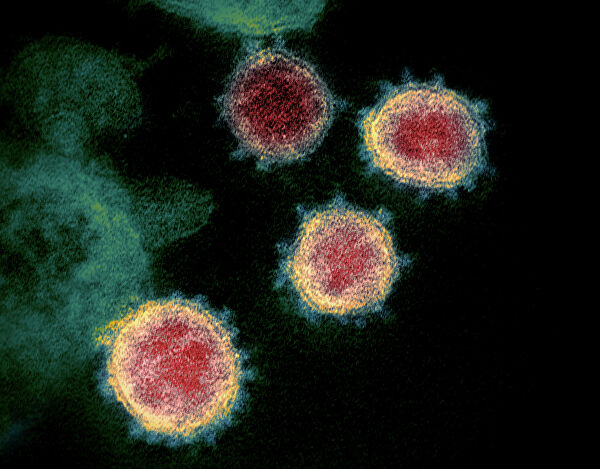
#> input picture image/corona.jpg, 600 x 469 px, found by its file name
$ python main.py
#> lines starting #> are read from the running program, lines starting #| are printed output that depends on the picture; after the words box and inside, x2 and y2 are one past the last pixel; in counts of white or black regions, pixels touching at a corner belong together
# -*- coding: utf-8 -*-
"""
Created on Wed Apr 14 01:10:43 2021

@author: NTN-code
"""

import numpy as np
import cv2
from matplotlib import pyplot as plt
#from skimage.segmentation import clear_border


def main():
    times = []
    cv2.setUseOptimized(True)


    for i in range(0,2):
        t1 = cv2.getTickCount()

        img = cv2.imread('C:\python\(((_OpenCV\image\corona.jpg')
#> img is the input picture: shape (469, 600, 3); mean B, G, R 28.1, 35.8, 31.3

        img = cv2.resize(img,(900,600))
#> img: shape (600, 900, 3)
        cv2.imshow('ORIGIN',img)

        #img = cv2.resize(img,(500,500),0)
        #img = cv2.GaussianBlur(img,(1,1),0)
        #gray = cv2.cvtColor(img,cv2.COLOR_BGR2GRAY)

        # берем матрицу голубово цвета
        gray = img[:,:,2]
        cv2.imshow('CONVERT',gray)


        ret, thresh = cv2.threshold(gray,0,255,cv2.THRESH_BINARY_INV+cv2.THRESH_OTSU)
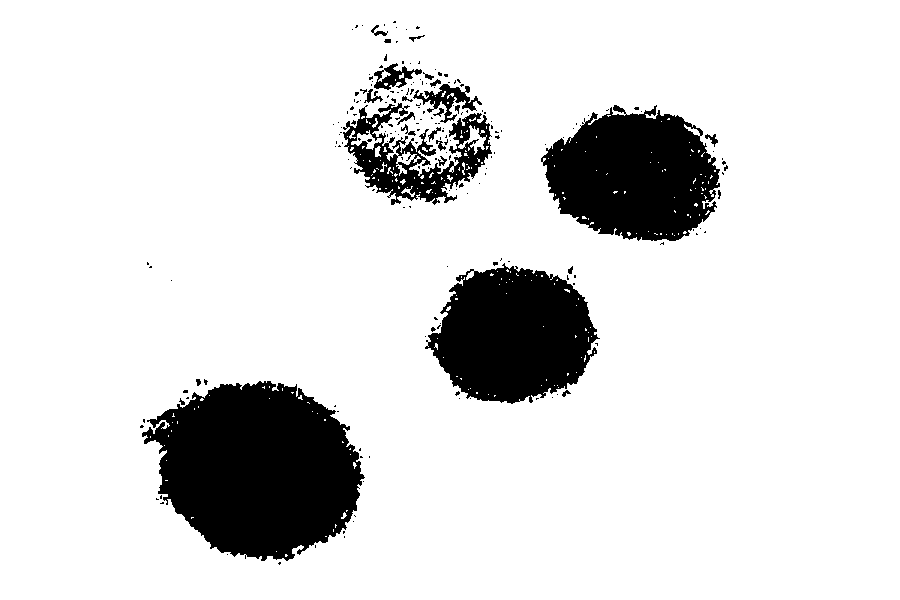
#> thresh: shape (600, 900); 86.8% white; 201 black regions (175 under 20 px), largest, box (x1, y1, x2, y2) and area: (142, 381, 365, 561) 28131, (541, 105, 720, 241) 17276, (425, 263, 600, 404) 17096
#> ret = 90
        cv2.imshow('THRESHOLD',thresh)

        kernel = np.ones((3,3),np.uint8)
        opening = cv2.morphologyEx(thresh,cv2.MORPH_OPEN,kernel, iterations = 1)
#> opening: shape (600, 900); 86.2% white; 105 black regions (91 under 20 px), largest, box (x1, y1, x2, y2) and area: (142, 381, 365, 561) 28620, (541, 105, 721, 241) 17820, (425, 263, 600, 404) 17505
        cv2.imshow('MORPHOLOGY',opening)

        # заливка соприкасающиеся сегменты с границей
        #opening = clear_border(opening)

        sure_bg = cv2.dilate(opening,kernel,iterations=2)
#> sure_bg: shape (600, 900); 88.4% white; 30 black regions (20 under 20 px), largest, box (x1, y1, x2, y2) and area: (145, 383, 362, 558) 26493, (544, 110, 717, 239) 16106, (430, 268, 595, 401) 15861
        cv2.imshow('background',sure_bg)

        dist_transform = cv2.distanceTransform(opening,cv2.DIST_L2,3)
        ret, sure_fg = cv2.threshold(dist_transform,0.09*dist_transform.max(),255,0)
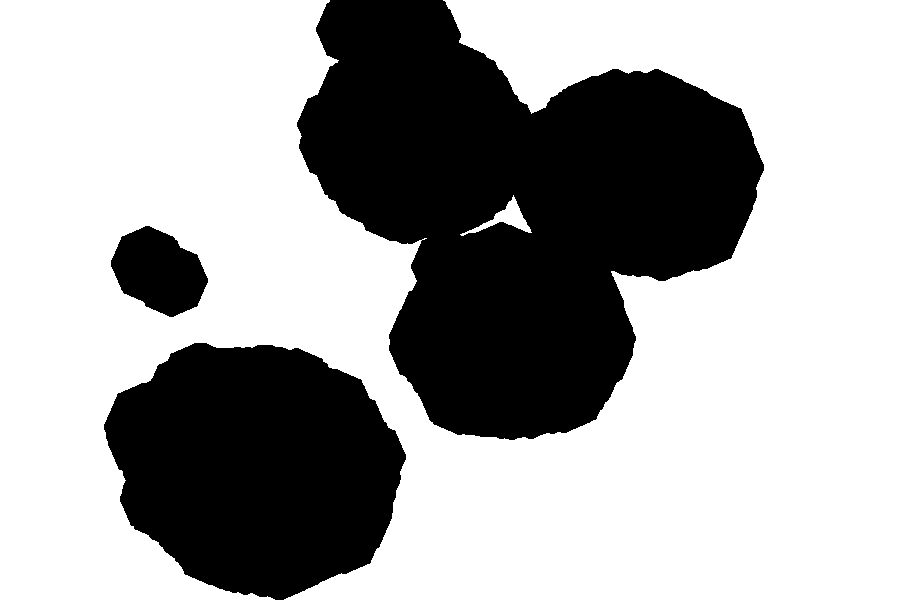
#> sure_fg: shape (600, 900) float32; 65.5% white; 3 black regions, box (x1, y1, x2, y2) and area: (297, 0, 764, 440) 122832, (104, 343, 406, 600) 57720, (111, 226, 208, 317) 5930
#> ret = 35.22
        cv2.imshow('frontground',sure_fg)

        sure_fg = np.uint8(sure_fg)
        unknown = cv2.subtract(sure_bg,sure_fg)
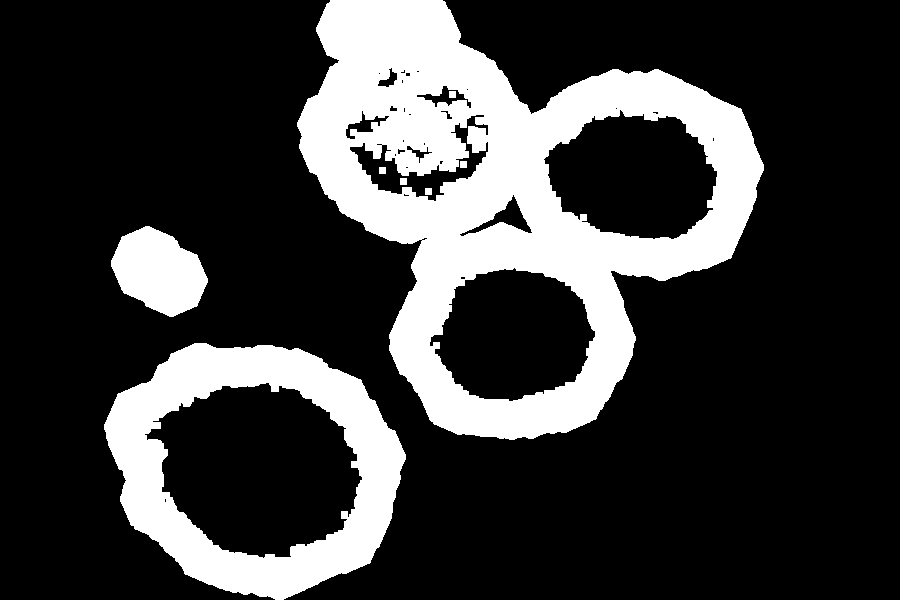
#> unknown: shape (600, 900); 23% white; 8 white regions, largest, box (x1, y1, x2, y2) and area: (297, 0, 764, 440) 86565, (104, 343, 406, 600) 31224, (111, 226, 208, 317) 5930
        cv2.imshow('UNKNOWN_AREA',unknown)

        ret, markers = cv2.connectedComponents(sure_fg)
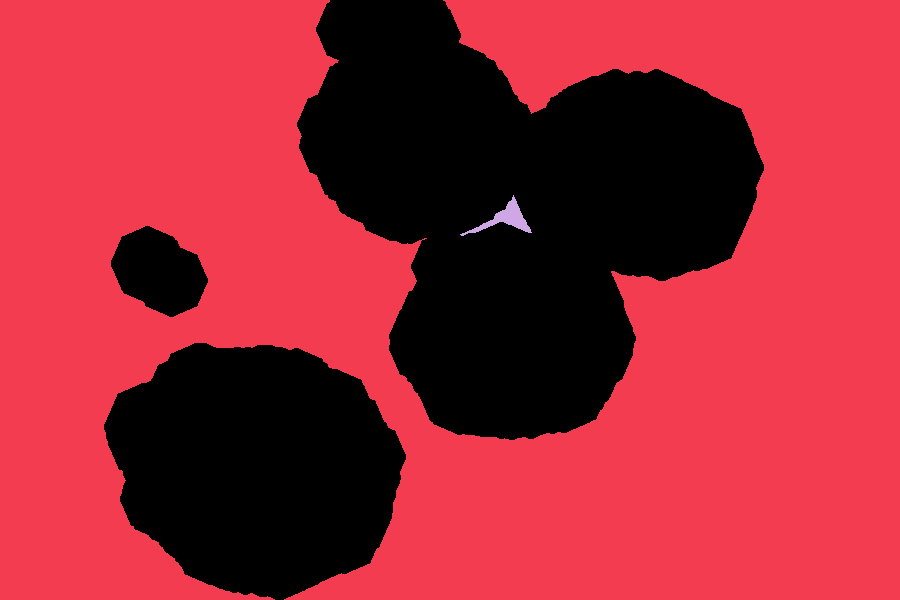
#> markers: shape (600, 900) int32; 3 distinct labels, from 0 to 2; one colour per label, 0 black
#> ret = 3
        markers = markers+1
#> markers: shape (600, 900) int32; 3 distinct labels, from 1 to 3
        markers[unknown==255] = 0
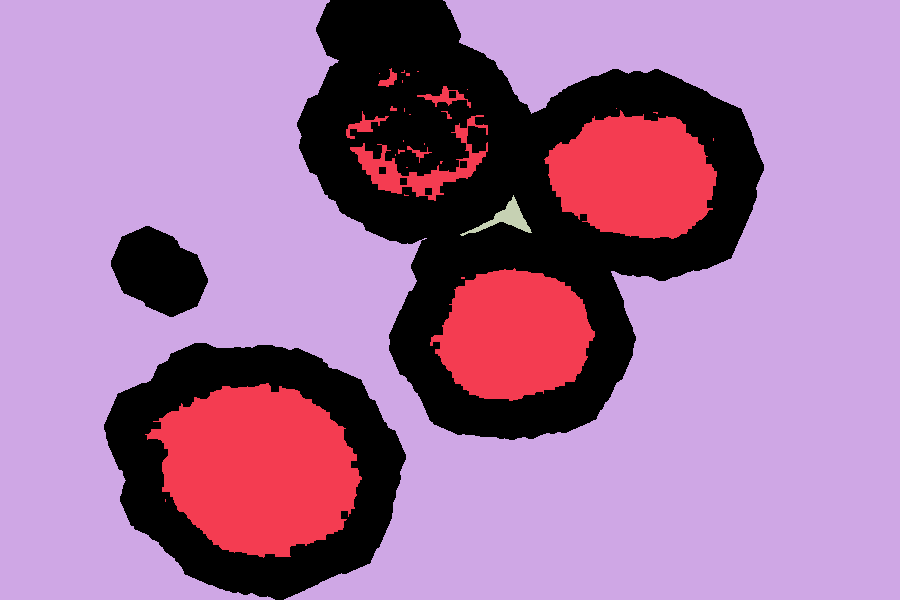
#> markers: shape (600, 900) int32; 4 distinct labels, from 0 to 3; one colour per label, 0 black

        plt.imshow(markers,cmap='jet')


        markers = cv2.watershed(img,markers)
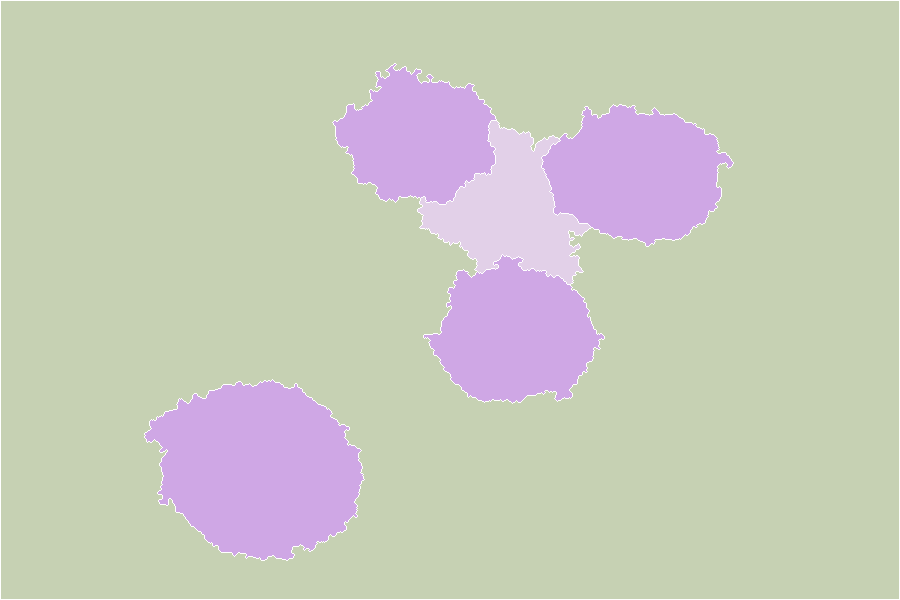
#> markers: shape (600, 900) int32; 4 distinct labels, from -1 to 3; one colour per label, 0 black, -1 white
        img[markers == -1] = [255,255 ,0]
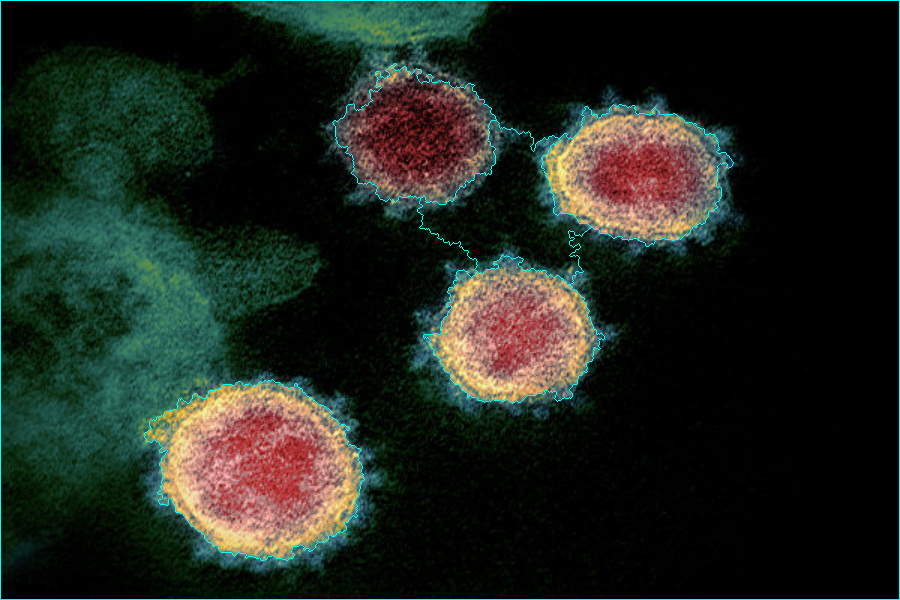
#> img: shape (600, 900, 3); mean B, G, R 30.3, 37.9, 30.8
        cv2.imshow('WATERWHED',img)
        #cv2.imshow('21',img)

        t2 = cv2.getTickCount()
        t = (t2 - t1)/cv2.getTickFrequency()
        times.append(t)
        print(t)


    print("Время исполнения")
    print(times)
    print("Используем оптимизацию " + str(cv2.useOptimized()))
    print("End")

    dpi = plt.rcParams['figure.dpi']
    figsize = img.shape[1] / float(dpi), img.shape[0] / float(dpi)
#> figsize = (9, 6)
    plt.figure(figsize=figsize)
    plt.imshow(markers, cmap="jet")
    filename = "markerswater.jpg"
    plt.axis('off')
    plt.savefig(filename, bbox_inches = 'tight', pad_inches = 0)


    cv2.waitKey(0)
    cv2.destroyAllWindows()

if __name__ == "__main__":
    main()
